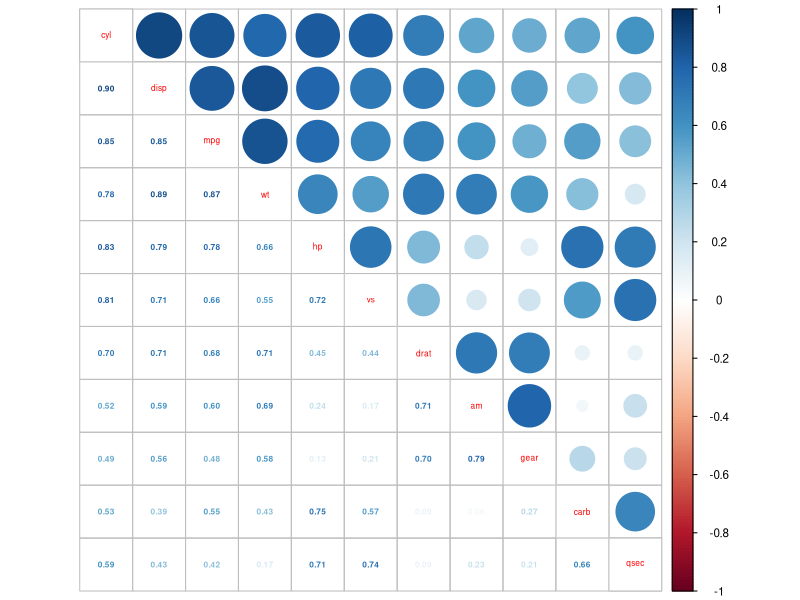
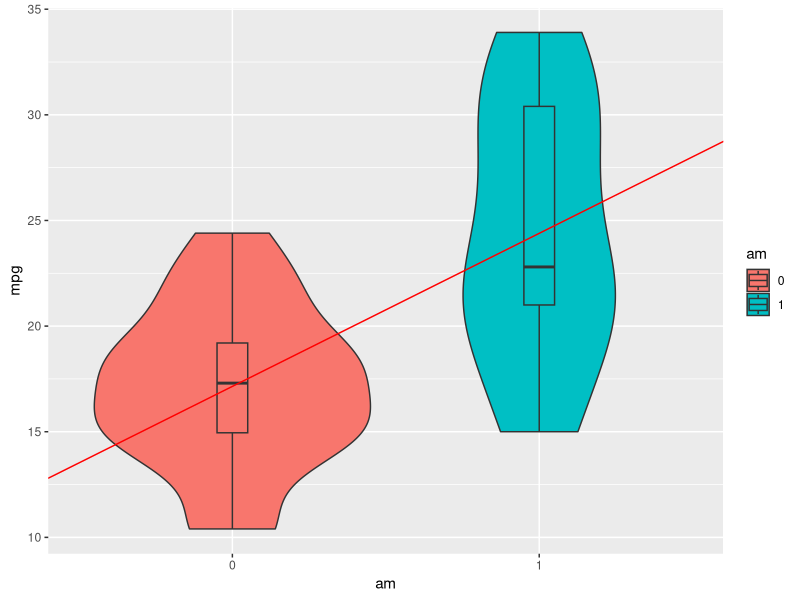
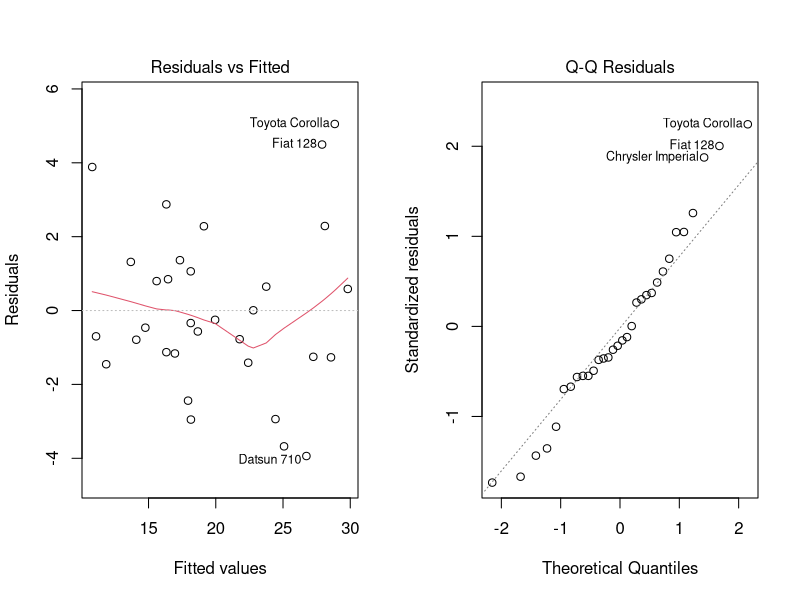
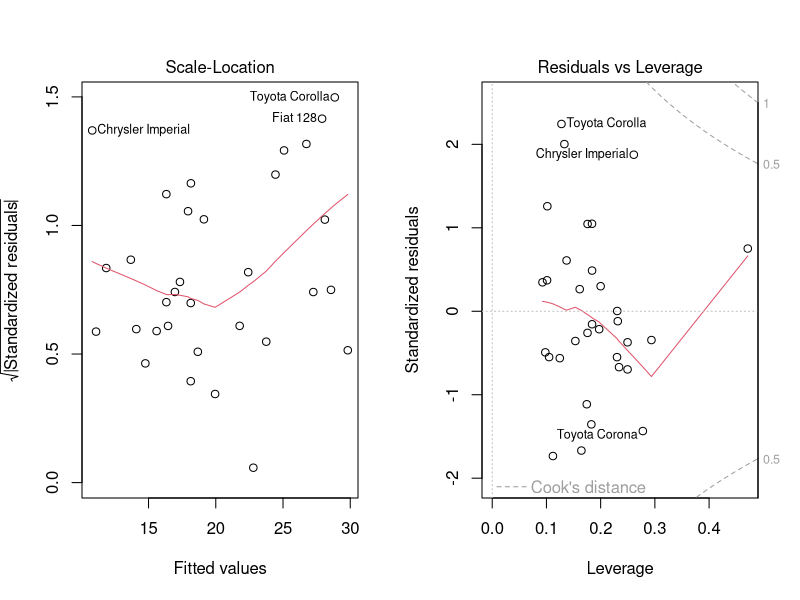

Source code (R) for these figures, in order:
## ---- chunk 1
knitr::opts_chunk$set(echo = TRUE)
library(car)
library(plyr)
library(ggplot2)
library(corrplot)
## ---- chunk 2
data("mtcars")
head(mtcars,4)
## ---- chunk 3
co <-abs(cor(mtcars))
#barplot(colSums(co))
mc <- mtcars[,order(colSums(co),decreasing = TRUE)]
#barplot(colSums(abs(cor(mc)))) # just check that the parameters really got sorted by total amount of correlation
co <-abs(cor(mc))
#par(din = c(7,7),fin=c(5,5))
corrplot.mixed(co, upper = "circle", number.cex = .5, tl.cex = .5, cl.cex =.7)
## ---- chunk 4
mtcars <- mutate(mtcars, cyl = factor(cyl), vs = factor(vs), am = factor(am), gear = factor(gear), carb = factor(carb))
mdlam <- lm(mpg ~ am , data = mtcars)
summary(mdlam)
dodge <- position_dodge(width = 0.4)
g1 <- ggplot(aes(x = am, y = mpg, fill = am), data = mtcars) 
g1 <- g1 + geom_violin(position = dodge) + geom_boxplot(width=.1, position = dodge) 
g1 <- g1 + geom_abline(aes(intercept = mdlam$coef[1] -  mdlam$coef[2] ,slope = mdlam$coef[2]), col = "red")
g1
## ---- chunk 5
mdlall <- lm(mpg ~ . , data = mtcars)
summary(mdlall)
## ---- chunk 6
mdlstep <- step(mdlall, direction = "backward", trace=FALSE)
summary(mdlstep)
vif(mdlstep)
## ---- chunk 7
anova(mdlam, mdlstep, mdlall)
## ---- chunk 8
par(mfrow=c(1,2))
plot(mdlstep)
